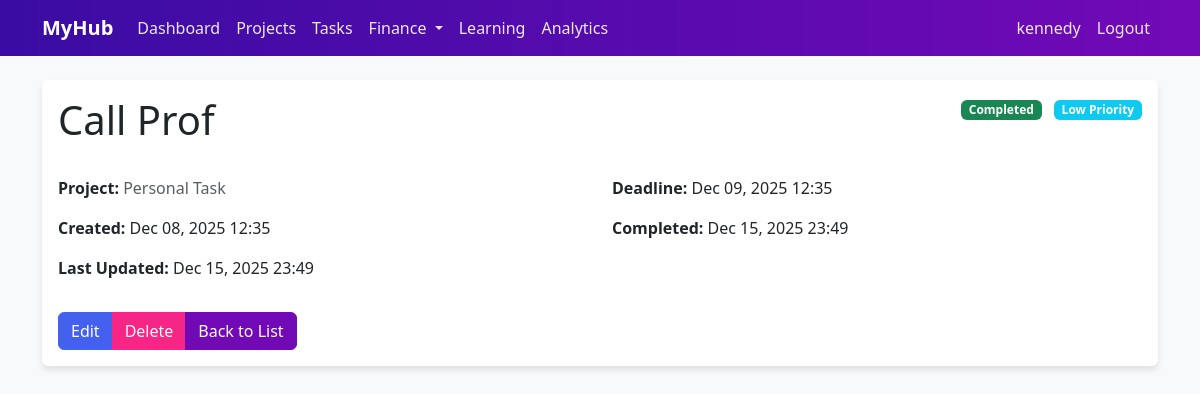
The page /tasks/1/ (signed in) on the database its author committed.
### tasks/models.py (models this page shows, shortened)
class Task(models.Model):
    STATUS_CHOICES = (
        ('pending', 'Pending'),
        ('in_progress', 'In Progress'),
        ('completed', 'Completed'),
    )
    PRIORITY_CHOICES = (
        ('low', 'Low'),
        ('medium', 'Medium'),
        ('high', 'High'),
    )
    title = models.CharField(max_length=200)
    description = models.TextField(blank=True)
    user = models.ForeignKey(settings.AUTH_USER_MODEL, on_delete=models.CASCADE, related_name='tasks')
    project = models.ForeignKey('projects.Project', on_delete=models.CASCADE, null=True, blank=True, related_name='tasks')
    status = models.CharField(max_length=20, choices=STATUS_CHOICES, default='pending')
    priority = models.CharField(max_length=10, choices=PRIORITY_CHOICES, default='medium')
    deadline = models.DateTimeField(null=True, blank=True)
    created_at = models.DateTimeField(auto_now_add=True)
    updated_at = models.DateTimeField(auto_now=True)
    completed_at = models.DateTimeField(null=True, blank=True)
    class Meta:
        ordering = ['-created_at']
    def is_overdue(self):
        if self.deadline and self.status != 'completed':
            return timezone.now() > self.deadline
        return False

### tasks/views.py (the view)
# urls.py: path('<int:pk>/', TaskDetailView.as_view(), name='task_detail'),
class TaskDetailView(LoginRequiredMixin, UserPassesTestMixin, generic.DetailView):
    model = Task
    template_name = 'tasks/task_detail.html'
    def test_func(self):
        task = self.get_object()
        return task.user == self.request.user

### templates/tasks/task_detail.html (shortened to what this page needs)
{% extends "base.html" %}
{% load static %}
{% block content %}
<div class="card mb-4">
    <div class="card-body">
        <div class="d-flex justify-content-between align-items-start mb-3">
            <div>
                <h1 class="card-title">{{ object.title }}</h1>
            </div>
            <div>
                <span class="badge
                    {% if object.status == 'completed' %}bg-success
                    {% elif object.status == 'in_progress' %}bg-primary
                    {% else %}bg-secondary{% endif %} me-2">
                    {{ object.get_status_display }}
                </span>
                <span class="badge
                    {% if object.priority == 'high' %}bg-danger
                    {% elif object.priority == 'medium' %}bg-warning
                    {% else %}bg-info{% endif %}">
                    {{ object.get_priority_display }} Priority
                </span>
            </div>
        </div>
        <div class="row mt-4">
            <div class="col-md-6">
                <p><strong>Project:</strong>
                    {% if object.project %}
                        <a href="{% url 'projects:project_detail' object.project.pk %}">{{ object.project.title }}</a>
                    {% else %}
                        <span class="text-muted">Personal Task</span>
                    {% endif %}
                </p>
                <p><strong>Created:</strong> {{ object.created_at|date:"M d, Y H:i" }}</p>
                <p><strong>Last Updated:</strong> {{ object.updated_at|date:"M d, Y H:i" }}</p>
            </div>
            <div class="col-md-6">
                <p><strong>Deadline:</strong>
                    {% if object.deadline %}
                        {{ object.deadline|date:"M d, Y H:i" }}
                    {% else %}
                        <span class="text-muted">No deadline set</span>
                    {% endif %}
                </p>
                {% if object.completed_at %}
                    <p><strong>Completed:</strong> {{ object.completed_at|date:"M d, Y H:i" }}</p>
                {% endif %}
            </div>
        </div>
        <div class="btn-group mt-3">
            <a href="{% url 'tasks:task_update' object.pk %}" class="btn btn-primary">Edit</a>
            <a href="{% url 'tasks:task_delete' object.pk %}" class="btn btn-danger">Delete</a>
            <a href="{% url 'tasks:task_list' %}" class="btn btn-secondary">Back to List</a>
        </div>
    </div>
</div>
{% endblock %}

### templates/base.html (shortened to what this page needs)
{% load static %}
<!DOCTYPE html>
<html lang="en">
<head>
    <link href="https://cdn.jsdelivr.net/npm/bootstrap@5.3.0/dist/css/bootstrap.min.css" rel="stylesheet">
    <link rel="stylesheet" href="https://cdn.jsdelivr.net/npm/bootstrap-icons@1.11.1/font/bootstrap-icons.css">
    <link rel="stylesheet" href="{% static 'css/style.css' %}">
</head>
<body>
    <nav class="navbar navbar-expand-lg navbar-dark bg-dark">
        <div class="container">
            <a class="navbar-brand" href="{% url 'projects:project_list' %}">MyHub</a>
            <div class="collapse navbar-collapse" id="navbarNav">
                <ul class="navbar-nav">
                    <li class="nav-item">
                        <a class="nav-link" href="{% url 'home' %}">Dashboard</a>
                    </li>
                    <li class="nav-item">
                        <a class="nav-link" href="{% url 'projects:project_list' %}">Projects</a>
                    </li>
                    <li class="nav-item">
                        <a class="nav-link" href="{% url 'tasks:task_list' %}">Tasks</a>
                    </li>
                    <li class="nav-item dropdown">
                        <a class="nav-link dropdown-toggle" href="#" id="financeDropdown" role="button" data-bs-toggle="dropdown">
                            Finance
                        </a>
                    </li>
                    <li class="nav-item">
                        <a class="nav-link" href="{% url 'learning:course_list' %}">Learning</a>
                    </li>
                    <li class="nav-item">
                        <a class="nav-link" href="{% url 'analytics:event_list' %}">Analytics</a>
                    </li>
                </ul>
                <ul class="navbar-nav ms-auto">
                    {% if user.is_authenticated %}
                        <li class="nav-item">
                            <span class="nav-link">{{ user.username }}</span>
                        </li>
                        <li class="nav-item">
                            <form method="post" action="{% url 'logout' %}" style="display: inline;">
                                <button type="submit" class="btn nav-link" style="border: none; background: none; cursor: pointer;">Logout</button>
                            </form>
                        </li>
                    {% endif %}
                </ul>
            </div>
        </div>
    </nav>
    <div class="container mt-4">
        {% block content %}
        {% endblock %}
    </div>
</body>
</html>

### static/css/style.css (style rules this page uses)
:root { --color-neon-pink: #F72585; --color-purple: #7209B7; --color-grape: #3A0CA3; --color-blue: #4361EE; --color-sky-blue: #4CC9F0; }
body { background-color: #f8f9fa; }
.navbar { background-color: var(--color-grape) !important; background: linear-gradient(to right, var(--color-grape), var(--color-purple)); }
.navbar-brand { font-weight: bold; color: white !important; }
.nav-link { color: rgba(255, 255, 255, 0.9) !important; transition: color 0.3s ease; }
.btn-primary { background-color: var(--color-blue); border-color: var(--color-blue); }
.btn-secondary { background-color: var(--color-purple); border-color: var(--color-purple); }
.btn-danger { background-color: var(--color-neon-pink); border-color: var(--color-neon-pink); }
.card { border: none; box-shadow: 0 4px 6px rgba(0,0,0,0.1); margin-bottom: 1rem; transition: transform 0.2s; }
a { color: var(--color-blue); text-decoration: none; }
.btn-group { margin-top: 1rem; }

### rows shown on the page
Task: title "Call Prof", status "Completed", priority "Low", created_at "Dec 08, 2025 12:35", updated_at "Dec 15, 2025 23:49", deadline "Dec 09, 2025 12:35", completed_at "Dec 15, 2025 23:49"

### other values the page prints
{{ user.username }} "kennedy"
